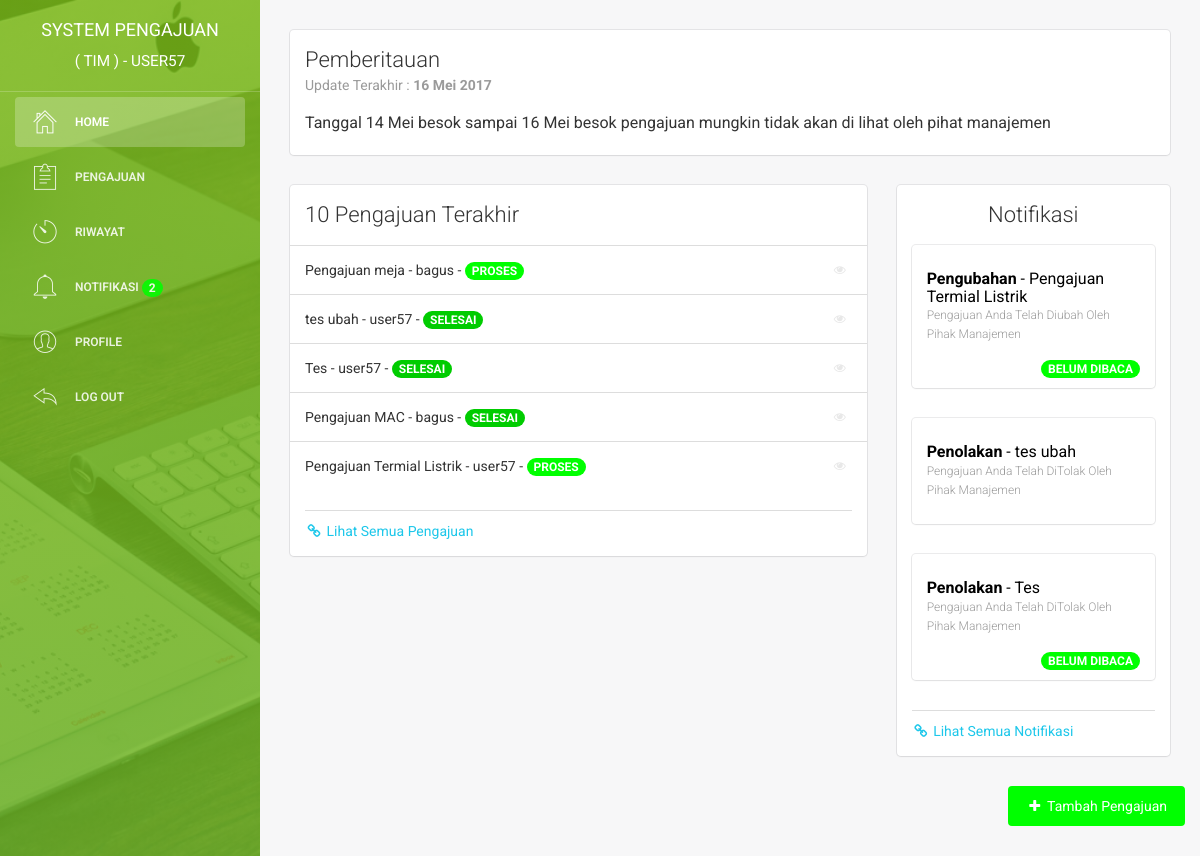
Page /index (signed in) on the committed database.
### tables this page shows
CREATE TABLE `user` (
  `id_user` int(11) NOT NULL,
  `username` varchar(225) NOT NULL,
  `email` varchar(225) NOT NULL,
  `password` varchar(225) NOT NULL,
  `nama_depan` varchar(225) NOT NULL,
  `nama_belakang` varchar(225) NOT NULL,
  `jk` enum('laki-laki','perempuan') NOT NULL,
  `no_hp` varchar(50) NOT NULL,
  `alamat` text NOT NULL,
  `role` enum('manajemen','tim') NOT NULL,
  `pembuatan_akun` date NOT NULL,
  `update_akun` date NOT NULL
);

CREATE TABLE `catatan` (
  `id_catatan` varchar(5) NOT NULL,
  `catatan` text NOT NULL,
  `update_catatan` date NOT NULL
);

CREATE TABLE `pengajuan` (
  `id_pengajuan` int(11) NOT NULL,
  `pengajuan` varchar(225) NOT NULL,
  `id_user` int(11) NOT NULL,
  `id_jenis_pengajuan` int(11) NOT NULL,
  `tanggal_pengajuan` date NOT NULL,
  `gambar` varchar(225) NOT NULL,
  `biaya` int(225) NOT NULL,
  `alasan` text NOT NULL,
  `keterangan` text NOT NULL,
  `jadwal_pelaksanaan` date NOT NULL,
  `catatan` text NOT NULL,
  `status` enum('menunggu','proses','selesai') NOT NULL,
  `update_pengajuan` date NOT NULL
);

CREATE TABLE `riwayat` (
  `id_riwayat` int(11) NOT NULL,
  `kegiatan` varchar(225) NOT NULL,
  `kegiatan2` varchar(225) NOT NULL,
  `kegiatan3` varchar(225) NOT NULL,
  `catatan` text NOT NULL,
  `jenis_riwayat` varchar(225) NOT NULL,
  `id_pengajuan` int(11) NOT NULL,
  `tanggal_kegiatan` date NOT NULL,
  `notifikasi` enum('1','0') NOT NULL
);

### index.php (the view, shortened to what this page needs)
<?php
    include 'system/koneksi.php';
    function tanggal_indo($tanggal){
        $bulan = array (1 =>   'Januari',
                'Februari',
                'Maret',
                'April',
                'Mei',
                'Juni',
                'Juli',
                'Agustus',
                'September',
                'Oktober',
                'November',
                'Desember'
        );
        $split = explode('-', $tanggal);
        return $split[2] . ' ' . $bulan[ (int)$split[1] ] . ' ' . $split[0];
    }
?>
<!doctype html>
<html lang="en">
<head>
    <link href="assets/css/bootstrap.min.css" rel="stylesheet" />
    <link href="assets/css/animate.min.css" rel="stylesheet"/>
    <link href="assets/css/light-bootstrap-dashboard.css" rel="stylesheet"/>
    <link href="assets/css/demo.css" rel="stylesheet" />
    <link href="http://maxcdn.bootstrapcdn.com/font-awesome/4.2.0/css/font-awesome.min.css" rel="stylesheet">
    <link href="assets/css/pe-icon-7-stroke.css" rel="stylesheet" />
    <link rel="stylesheet" href="assets/dist/sweetalert.css">
</head>
<body>
    <div class="wrapper">
        <div class="sidebar" data-color="green" data-image="assets/img/sidebar.jpg">
            <div class="sidebar-wrapper">
                <div class="logo">
                    <a href="index" class="simple-text">
    <?php
    $query_login = "SELECT * FROM user WHERE email ='$_SESSION[email]'";
        $result_login = mysqli_query($con, $query_login);
        $data_login = mysqli_fetch_assoc($result_login);
        $id_login = $data_login["id_user"];
        $username_login = $data_login["username"];
    ?>
                        System Pengajuan<br><small>( TIM ) - <?php echo $username_login ?></small>
                    </a>
                </div>
                <ul class="nav">
                    <li class="active">
                        <a href="index">
                            <i class="pe pe-7s-home"></i>
                            <p>Home</p>
                        </a>
                    </li>
                    <li>
                        <a href="pengajuan">
                            <i class="pe pe-7s-note2"></i>
                            <p>Pengajuan</p>
                        </a>
                    </li>
                    <li>
                        <a href="riwayat">
                            <i class="pe pe-7s-timer"></i>
                            <p>Riwayat</p>
                        </a>
                    </li>
                    <li>
                        <a href="notifikasi">
                            <i class="pe pe-7s-bell"></i>
    <?php
        $query_notifikasi = " SELECT a.id_riwayat FROM riwayat
                AS a INNER JOIN pengajuan AS b WHERE a.id_pengajuan = b.id_pengajuan
                AND b.id_user = '$id_login' AND a.notifikasi= '1' ";
        $result_notifikasi = mysqli_query($con, $query_notifikasi);
        $banyakdata_notifikasi = $result_notifikasi->num_rows;
    ?>
                            <p>Notifikasi
    <?php
        if ($banyakdata_notifikasi > 0){
            if( $banyakdata_notifikasi <= 10 ){
                $hasil = $banyakdata_notifikasi;
                echo "<span class='new badge'>$hasil</span>";
            }else{
                $hasil = "10 +";
                echo "<span class='new badge'>$hasil</span>";
            }
        }else{
        }
    ?>
                            </p>
                        </a>
                    </li>
                    <li>
                        <a href="profil">
                            <i class="pe pe-7s-user"></i>
                            <p>Profile</p>
                        </a>
                    </li>
                    <li>
                        <a href="#" onclick = "logout()">
                            <i class="pe pe-7s-back"></i>
                            <p>Log out</p>
                        </a>
                    </li>
                </ul>
            </div>
        </div>
        <div class="main-panel">
            <div class="content">
                <div class="container-fluid">
                    <div class="row">
                        <div class="col-md-12">
                            <div class="card">
                                <div class="header">
                                        <h4 class="title">Pemberitauan</h4>
        <?php
            $query_catatan = "SELECT * FROM catatan";
            $result_catatan = mysqli_query($con, $query_catatan);
            $data_catatan = mysqli_fetch_assoc($result_catatan);
            $update = $data_catatan['update_catatan'];
        ?>
                                            <p class="category">Update Terakhir : <b><?php echo tanggal_indo($update) ?></b></p>
                                        </div>
                                        <div class="content">
                                        <p>
        <?php
        if ( $data_catatan['catatan'] == '' ){
            echo "<small style='color:#bfbfbf'>- Tidak ada catatan -</small>";
        }else{
            echo $data_catatan['catatan'];
        }
        ?>
                                        </p>
                                </div>
                            </div>
                        </div>
                    </div>
                    <div class="row">
                        <div class="col-md-8">
                            <div class="card">
                                <div class="header">
                                    <h4 class="title">
                                        10 Pengajuan Terakhir <br>
                                    </h4>
                                </div>
                                <div class="content">
                                    <div class="table-full-width">
                                        <table class="table">
                                            <tbody>
    <?php
        $query_pengajuan = "SELECT a.id_pengajuan, a.pengajuan, a.id_user,  b.username, a.status
                                FROM pengajuan AS a INNER JOIN user AS b WHERE a.id_user = b.id_user
                                ORDER BY a.id_pengajuan DESC LIMIT 10 ";
        $result_pengajuan = mysqli_query($con, $query_pengajuan);
        if($result_pengajuan->num_rows == 0){
                                            echo "<tr>
                                                <td colspan='3'>Anda tidak memiliki pengajuan</td>
                                            </tr>";
        }
        else {
            while($data_pengajuan = mysqli_fetch_assoc($result_pengajuan)){
                                            echo '<tr>
                                                <td> '.$data_pengajuan['pengajuan'].' - '.$data_pengajuan['username'].' - ';
                if( $data_pengajuan['status'] == "menunggu" ){
                                                echo '<span class="badge menunggu upper">'.$data_pengajuan['status'].'</span>';
                }else if ($data_pengajuan['status'] == "proses"){
                                                echo '<span class="badge proses upper">'.$data_pengajuan['status'].'</span>';
                }else{
                                                echo '<span class="badge selesai upper">'.$data_pengajuan['status'].'</span>';
                }
                                                echo '</td>
                                                <td class="td-actions text-right">
                                                    <a href="detail_pengajuan?id='.$data_pengajuan['id_pengajuan'].'">
                                                        <button type="button" rel="tooltip" title="Lihat Pengajuan" class="btn btn-info btn-simple btn-xs">
                                                            <i class="fa fa-eye"></i>
                                                        </button>
                                                    </a>
                                                </td>
                                            </tr>';
            }
        }
    ?>
                                            </tbody>
                                        </table>
                                    </div>
                                    <div class="footer">
                                        <hr>
                                        <div class="stats">
                                            <a href="pengajuan"><i class="fa fa-link"></i> Lihat Semua Pengajuan </a>
                                        </div>
                                    </div>
                                </div>
                            </div>
                        </div>
                        <div class="col-md-4">
                            <div class="card">
                                <div class="header">
                                    <h4 class="title" align="center">
                                    Notifikasi
                                    </h4>
                                </div>
                                <div class="content">
    <?php
        $query2 = "SELECT a.id_riwayat, a.kegiatan, a.id_pengajuan, b.pengajuan, a.jenis_riwayat, a.kegiatan3,
                a.tanggal_kegiatan, b.id_user, a.notifikasi FROM riwayat
                AS a INNER JOIN pengajuan AS b WHERE a.id_pengajuan = b.id_pengajuan
                AND b.id_user = '$id_login' ORDER BY id_riwayat DESC LIMIT 3" ;
        $result2 = mysqli_query($con, $query2);
        if($result2->num_rows == 0){
                    echo "<p>Anda tidak memiliki notifikasi !</p>";
        }
        else {
            while($data2 = mysqli_fetch_assoc($result2)){
                            echo '<a href="system/notifikasi_pengajuan?id='.$data2['id_riwayat'].'" style="color:black">
                                <div class="card">
                                    <div class="content">
                                        <input type="hidden" name="id_pengajuan" value="'.$data2['id_pengajuan'].'">
                                            <h5><b>'.$data2['jenis_riwayat'].'</b> - '.$data2['pengajuan'].'
                                            <br>
                                        <small>'.$data2['kegiatan3'].'</small></h5>';
            if ($data2['notifikasi'] == "1"){
                                    echo '<div align="right">
                                        <span class="badge upper">Belum Dibaca</span>
                                    </div>';
            }
            else{
            }
                                echo '</div>
                                </div>
                            </a>';
            }
        }
    ?>
                                    <div class="footer">
                                        <hr>
                                        <div class="stats">
                                            <a href="notifikasi"><i class="fa fa-link"></i> Lihat Semua Notifikasi </a>
                                        </div>
                                    </div>
                                </div>
                            </div>
                        </div>
                    </div>
                    <div class="row">
                        <div align="right">
                            <a href="tambah_pengajuan">
                                <button type="button" rel="tooltip" class="btn btn-primary btn-fill">
                                    <i class="fa fa-plus"></i> Tambah Pengajuan
                                </button>
                            </a>
                        </div>
                    </div>
                </div>
            </div>
        </div>
    </div>
</body>
</html>

### rows in the picture
user: username "USER57"
catatan: update_catatan "16 Mei 2017", catatan "Tanggal 14 Mei besok sampai 16 Mei besok pengajuan mungkin tidak akan di lihat oleh pihat manajemen"
pengajuan: pengajuan "Pengajuan meja", id_user.username "bagus", status "PROSES"
pengajuan: pengajuan "tes ubah", id_user.username "user57", status "SELESAI"
pengajuan: pengajuan "Tes", id_user.username "user57", status "SELESAI"
pengajuan: pengajuan "Pengajuan MAC", id_user.username "bagus", status "SELESAI"
pengajuan: pengajuan "Pengajuan Termial Listrik", id_user.username "user57", status "PROSES"
riwayat: jenis_riwayat "Pengubahan", id_pengajuan.pengajuan "Pengajuan Termial Listrik", kegiatan3 "Pengajuan Anda Telah Diubah Oleh Pihak Manajemen", notifikasi "BELUM DIBACA"
riwayat: jenis_riwayat "Penolakan", id_pengajuan.pengajuan "tes ubah", kegiatan3 "Pengajuan Anda Telah DiTolak Oleh Pihak Manajemen"
riwayat: jenis_riwayat "Penolakan", id_pengajuan.pengajuan "Tes", kegiatan3 "Pengajuan Anda Telah DiTolak Oleh Pihak Manajemen", notifikasi "BELUM DIBACA"

### other values in the picture
$hasil "2"
